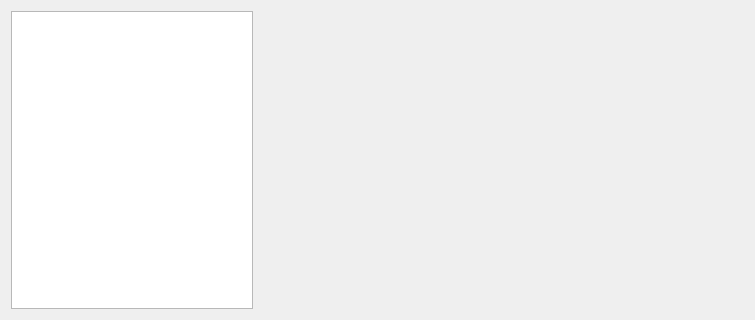
<?xml version="1.0" encoding="UTF-8"?>
<ui version="4.0">
 <class>KTodayRoom</class>
 <widget class="QWidget" name="KTodayRoom">
  <property name="geometry">
   <rect>
    <x>0</x>
    <y>0</y>
    <width>755</width>
    <height>320</height>
   </rect>
  </property>
  <property name="windowTitle">
   <string>Form</string>
  </property>
  <layout class="QGridLayout" name="gridLayout">
   <item row="0" column="0">
    <layout class="QHBoxLayout" name="horizontalLayout" stretch="1,2">
     <item>
      <widget class="QTableView" name="m_table_room_info"/>
     </item>
     <item>
      <widget class="QLabel" name="m_label_room_picture">
       <property name="text">
        <string/>
       </property>
      </widget>
     </item>
    </layout>
   </item>
  </layout>
 </widget>
 <resources/>
 <connections/>
</ui>
